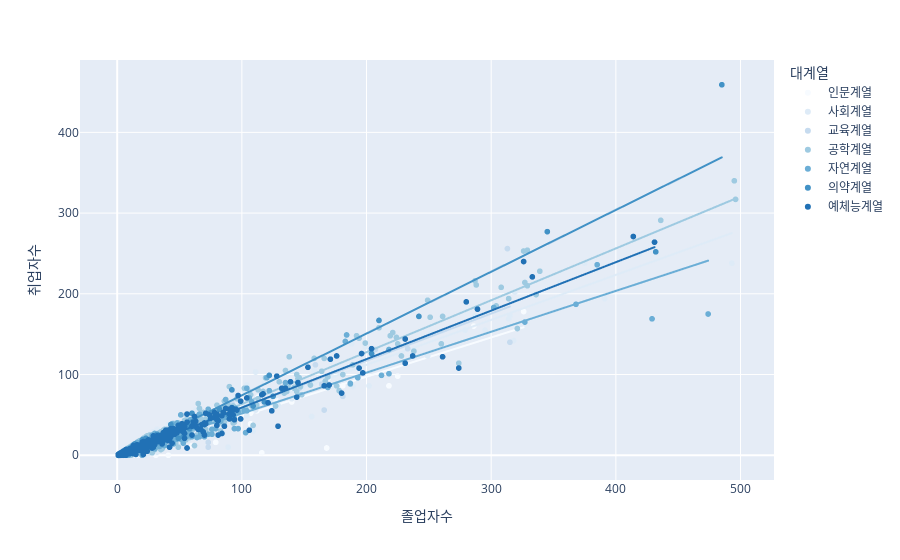

Source (notebook cell):
### Code cell
import plotly.express as px
## plotly.express.scatter()로 선형 회귀 추세선 추가
fig = px.scatter(df_취업률_500, x= '졸업자수', y="취업자수", 
                 color = "대계열", trendline = 'ols', color_discrete_sequence = px.colors.sequential.Blues)
                 
## plotly.express.scatter()로 국소 회귀 추세선 추가
#fig = px.scatter(df_취업률_500, x= '졸업자수', y="취업자수", 
#                 color = "대계열", trendline = 'lowess')
                 
fig.show()

fig.write_image('D:\\R\\git\\datavisualization\\plotly\\RnPy\\chap3\\fig\\vector\\3-5.pdf')

### Figure 1 — Plotly figure (JSON) as saved in the notebook; plotly's stock layout.template omitted (floating-point values rounded to 4 significant figures; data arrays with more than 128 entries replaced by an {"elided": "..."} marker saying what was removed)
{"data": [{"hovertemplate": "대계열=인문계열<br>졸업자수=%{x}<br>취업자수=%{y}<extra></extra>", "legendgroup": "인문계열", "marker": {"color": "rgb(247,251,255)", "symbol": "circle"}, "mode": "markers", "name": "인문계열", "showlegend": true, "type": "scattergl", "x": {"elided": "241 int values"}, "xaxis": "x", "y": {"elided": "241 int values"}, "yaxis": "y"}, {"hovertemplate": "<b>OLS trendline</b><br>취업자수 = 0.486421 * 졸업자수 + 0.00476362<br>R<sup>2</sup>=0.889536<br><br>대계열=인문계열<br>졸업자수=%{x}<br>취업자수=%{y} <b>(trend)</b><extra></extra>", "legendgroup": "인문계열", "marker": {"color": "rgb(247,251,255)", "symbol": "circle"}, "mode": "lines", "name": "인문계열", "showlegend": false, "type": "scattergl", "x": {"elided": "241 int values"}, "xaxis": "x", "y": {"elided": "241 float values"}, "yaxis": "y"}, {"hovertemplate": "대계열=사회계열<br>졸업자수=%{x}<br>취업자수=%{y}<extra></extra>", "legendgroup": "사회계열", "marker": {"color": "rgb(222,235,247)", "symbol": "circle"}, "mode": "markers", "name": "사회계열", "showlegend": true, "type": "scattergl", "x": {"elided": "452 int values"}, "xaxis": "x", "y": {"elided": "452 int values"}, "yaxis": "y"}, {"hovertemplate": "<b>OLS trendline</b><br>취업자수 = 0.557008 * 졸업자수 + 0.637604<br>R<sup>2</sup>=0.960163<br><br>대계열=사회계열<br>졸업자수=%{x}<br>취업자수=%{y} <b>(trend)</b><extra></extra>", "legendgroup": "사회계열", "marker": {"color": "rgb(222,235,247)", "symbol": "circle"}, "mode": "lines", "name": "사회계열", "showlegend": false, "type": "scattergl", "x": {"elided": "452 int values"}, "xaxis": "x", "y": {"elided": "452 float values"}, "yaxis": "y"}, {"hovertemplate": "대계열=교육계열<br>졸업자수=%{x}<br>취업자수=%{y}<extra></extra>", "legendgroup": "교육계열", "marker": {"color": "rgb(198,219,239)", "symbol": "circle"}, "mode": "markers", "name": "교육계열", "showlegend": true, "type": "scattergl", "x": [16, 159, 3, 313, 56, 18, 32, 30, 10, 164, 82, 146, 25, 31, 26, 20, 76, 31, 28, 36, 26, 81, 92, 21, 46, 55, 45, 15, 207, 233, 15, 14, 45, 73, 10, 5, 315, 11, 3, 33, 42, 81, 166, 181, 1, 27, 30, 26, 17, 6, 5, 6, 4, 3, 2, 13, 1, 2, 19, 3, 5, 7, 6, 26, 106, 2, 2, 1, 3, 3, 10, 5, 6, 7, 4, 8, 1, 24, 2, 2, 8, 2, 5, 73, 2, 5, 7, 1, 1, 3, 3, 5, 3, 1, 13, 5, 2, 1, 2, 5, 7, 8, 4, 2, 1, 15, 2, 3], "xaxis": "x", "y": [13, 112, 1, 256, 33, 18, 27, 23, 7, 88, 55, 83, 16, 13, 13, 8, 50, 18, 21, 24, 21, 52, 65, 16, 27, 50, 40, 9, 131, 132, 7, 9, 21, 16, 3, 0, 140, 1, 0, 14, 21, 53, 56, 73, 1, 9, 10, 7, 14, 4, 5, 5, 4, 3, 1, 11, 1, 2, 14, 0, 4, 3, 4, 24, 79, 1, 2, 1, 3, 3, 9, 5, 6, 7, 4, 7, 1, 17, 2, 1, 1, 2, 3, 10, 1, 0, 5, 1, 1, 2, 1, 3, 3, 1, 9, 3, 2, 1, 2, 5, 6, 7, 2, 1, 1, 10, 1, 0], "yaxis": "y"}, {"hovertemplate": "<b>OLS trendline</b><br>취업자수 = 0.584038 * 졸업자수 + 0.300683<br>R<sup>2</sup>=0.903027<br><br>대계열=교육계열<br>졸업자수=%{x}<br>취업자수=%{y} <b>(trend)</b><extra></extra>", "legendgroup": "교육계열", "marker": {"color": "rgb(198,219,239)", "symbol": "circle"}, "mode": "lines", "name": "교육계열", "showlegend": false, "type": "scattergl", "x": [1, 1, 1, 1, 1, 1, 1, 1, 1, 2, 2, 2, 2, 2, 2, 2, 2, 2, 2, 2, 2, 3, 3, 3, 3, 3, 3, 3, 3, 3, 3, 4, 4, 4, 5, 5, 5, 5, 5, 5, 5, 5, 5, 6, 6, 6, 6, 7, 7, 7, 7, 8, 8, 8, 10, 10, 10, 11, 13, 13, 14, 15, 15, 15, 16, 17, 18, 19, 20, 21, 24, 25, 26, 26, 26, 26, 27, 28, 30, 30, 31, 31, 32, 33, 36, 42, 45, 45, 46, 55, 56, 73, 73, 76, 81, 81, 82, 92, 106, 146, 159, 164, 166, 181, 207, 233, 313, 315], "xaxis": "x", "y": [0.8847, 0.8847, 0.8847, 0.8847, 0.8847, 0.8847, 0.8847, 0.8847, 0.8847, 1.469, 1.469, 1.469, 1.469, 1.469, 1.469, 1.469, 1.469, 1.469, 1.469, 1.469, 1.469, 2.053, 2.053, 2.053, 2.053, 2.053, 2.053, 2.053, 2.053, 2.053, 2.053, 2.637, 2.637, 2.637, 3.221, 3.221, 3.221, 3.221, 3.221, 3.221, 3.221, 3.221, 3.221, 3.805, 3.805, 3.805, 3.805, 4.389, 4.389, 4.389, 4.389, 4.973, 4.973, 4.973, 6.141, 6.141, 6.141, 6.725, 7.893, 7.893, 8.477, 9.061, 9.061, 9.061, 9.645, 10.23, 10.81, 11.4, 11.98, 12.57, 14.32, 14.9, 15.49, 15.49, 15.49, 15.49, 16.07, 16.65, 17.82, 17.82, 18.41, 18.41, 18.99, 19.57, 21.33, 24.83, 26.58, 26.58, 27.17, 32.42, 33.01, 42.94, 42.94, 44.69, 47.61, 47.61, 48.19, 54.03, 62.21, 85.57, 93.16, 96.08, 97.25, 106.0, 121.2, 136.4, 183.1, 184.3], "yaxis": "y"}, {"hovertemplate": "대계열=공학계열<br>졸업자수=%{x}<br>취업자수=%{y}<extra></extra>", "legendgroup": "공학계열", "marker": {"color": "rgb(158,202,225)", "symbol": "circle"}, "mode": "markers", "name": "공학계열", "showlegend": true, "type": "scattergl", "x": {"elided": "674 int values"}, "xaxis": "x", "y": {"elided": "674 int values"}, "yaxis": "y"}, {"hovertemplate": "<b>OLS trendline</b><br>취업자수 = 0.642604 * 졸업자수 + -0.786052<br>R<sup>2</sup>=0.967177<br><br>대계열=공학계열<br>졸업자수=%{x}<br>취업자수=%{y} <b>(trend)</b><extra></extra>", "legendgroup": "공학계열", "marker": {"color": "rgb(158,202,225)", "symbol": "circle"}, "mode": "lines", "name": "공학계열", "showlegend": false, "type": "scattergl", "x": {"elided": "674 int values"}, "xaxis": "x", "y": {"elided": "674 float values"}, "yaxis": "y"}, {"hovertemplate": "대계열=자연계열<br>졸업자수=%{x}<br>취업자수=%{y}<extra></extra>", "legendgroup": "자연계열", "marker": {"color": "rgb(107,174,214)", "symbol": "circle"}, "mode": "markers", "name": "자연계열", "showlegend": true, "type": "scattergl", "x": {"elided": "378 int values"}, "xaxis": "x", "y": {"elided": "378 int values"}, "yaxis": "y"}, {"hovertemplate": "<b>OLS trendline</b><br>취업자수 = 0.506301 * 졸업자수 + 1.10421<br>R<sup>2</sup>=0.926423<br><br>대계열=자연계열<br>졸업자수=%{x}<br>취업자수=%{y} <b>(trend)</b><extra></extra>", "legendgroup": "자연계열", "marker": {"color": "rgb(107,174,214)", "symbol": "circle"}, "mode": "lines", "name": "자연계열", "showlegend": false, "type": "scattergl", "x": {"elided": "378 int values"}, "xaxis": "x", "y": {"elided": "378 float values"}, "yaxis": "y"}, {"hovertemplate": "대계열=의약계열<br>졸업자수=%{x}<br>취업자수=%{y}<extra></extra>", "legendgroup": "의약계열", "marker": {"color": "rgb(66,146,198)", "symbol": "circle"}, "mode": "markers", "name": "의약계열", "showlegend": true, "type": "scattergl", "x": [12, 125, 82, 122, 16, 12, 53, 204, 22, 3, 20, 62, 5, 58, 14, 432, 24, 20, 10, 485, 21, 345, 118, 58, 11, 11, 5, 36, 5, 14, 55, 35, 49, 12, 10, 31, 89, 242, 56, 37, 10, 12, 32, 2, 3, 1, 37, 20, 5, 9, 4, 60, 92, 19, 43, 210, 16, 22, 1, 1, 4, 1, 14, 4, 14, 5, 2, 8, 1, 2, 2, 3, 7, 6, 8, 1, 6, 23, 1, 2, 1, 1, 2, 3, 22, 109, 1, 1, 6, 47, 4, 1, 5, 6, 6, 1], "xaxis": "x", "y": [10, 73, 57, 99, 6, 6, 23, 126, 13, 3, 5, 36, 3, 33, 9, 252, 16, 13, 7, 459, 19, 277, 66, 36, 9, 7, 3, 19, 2, 10, 38, 20, 21, 9, 5, 20, 50, 172, 35, 26, 7, 4, 26, 2, 3, 1, 21, 19, 3, 5, 2, 52, 81, 13, 38, 167, 10, 15, 0, 1, 3, 1, 13, 4, 14, 4, 2, 6, 1, 2, 2, 2, 7, 6, 6, 1, 5, 21, 1, 1, 1, 1, 1, 3, 16, 61, 1, 0, 5, 26, 3, 1, 4, 3, 3, 0], "yaxis": "y"}, {"hovertemplate": "<b>OLS trendline</b><br>취업자수 = 0.76577 * 졸업자수 + -2.4041<br>R<sup>2</sup>=0.953705<br><br>대계열=의약계열<br>졸업자수=%{x}<br>취업자수=%{y} <b>(trend)</b><extra></extra>", "legendgroup": "의약계열", "marker": {"color": "rgb(66,146,198)", "symbol": "circle"}, "mode": "lines", "name": "의약계열", "showlegend": false, "type": "scattergl", "x": [1, 1, 1, 1, 1, 1, 1, 1, 1, 1, 1, 1, 1, 2, 2, 2, 2, 2, 2, 3, 3, 3, 3, 4, 4, 4, 4, 5, 5, 5, 5, 5, 5, 6, 6, 6, 6, 6, 7, 8, 8, 9, 10, 10, 10, 11, 11, 12, 12, 12, 12, 14, 14, 14, 14, 16, 16, 19, 20, 20, 20, 21, 22, 22, 22, 23, 24, 31, 32, 35, 36, 37, 37, 43, 47, 49, 53, 55, 56, 58, 58, 60, 62, 82, 89, 92, 109, 118, 122, 125, 204, 210, 242, 345, 432, 485], "xaxis": "x", "y": [-1.638, -1.638, -1.638, -1.638, -1.638, -1.638, -1.638, -1.638, -1.638, -1.638, -1.638, -1.638, -1.638, -0.8726, -0.8726, -0.8726, -0.8726, -0.8726, -0.8726, -0.1068, -0.1068, -0.1068, -0.1068, 0.659, 0.659, 0.659, 0.659, 1.425, 1.425, 1.425, 1.425, 1.425, 1.425, 2.191, 2.191, 2.191, 2.191, 2.191, 2.956, 3.722, 3.722, 4.488, 5.254, 5.254, 5.254, 6.019, 6.019, 6.785, 6.785, 6.785, 6.785, 8.317, 8.317, 8.317, 8.317, 9.848, 9.848, 12.15, 12.91, 12.91, 12.91, 13.68, 14.44, 14.44, 14.44, 15.21, 15.97, 21.33, 22.1, 24.4, 25.16, 25.93, 25.93, 30.52, 33.59, 35.12, 38.18, 39.71, 40.48, 42.01, 42.01, 43.54, 45.07, 60.39, 65.75, 68.05, 81.06, 87.96, 91.02, 93.32, 153.8, 158.4, 182.9, 261.8, 328.4, 369.0], "yaxis": "y"}, {"hovertemplate": "대계열=예체능계열<br>졸업자수=%{x}<br>취업자수=%{y}<extra></extra>", "legendgroup": "예체능계열", "marker": {"color": "rgb(33,113,181)", "symbol": "circle"}, "mode": "markers", "name": "예체능계열", "showlegend": true, "type": "scattergl", "x": {"elided": "364 int values"}, "xaxis": "x", "y": {"elided": "364 int values"}, "yaxis": "y"}, {"hovertemplate": "<b>OLS trendline</b><br>취업자수 = 0.600325 * 졸업자수 + -0.938994<br>R<sup>2</sup>=0.956663<br><br>대계열=예체능계열<br>졸업자수=%{x}<br>취업자수=%{y} <b>(trend)</b><extra></extra>", "legendgroup": "예체능계열", "marker": {"color": "rgb(33,113,181)", "symbol": "circle"}, "mode": "lines", "name": "예체능계열", "showlegend": false, "type": "scattergl", "x": {"elided": "364 int values"}, "xaxis": "x", "y": {"elided": "364 float values"}, "yaxis": "y"}], "layout": {"legend": {"title": {"text": "대계열"}, "tracegroupgap": 0}, "margin": {"t": 60}, "xaxis": {"anchor": "y", "domain": [0, 1], "title": {"text": "졸업자수"}}, "yaxis": {"anchor": "x", "domain": [0, 1], "title": {"text": "취업자수"}}}}
